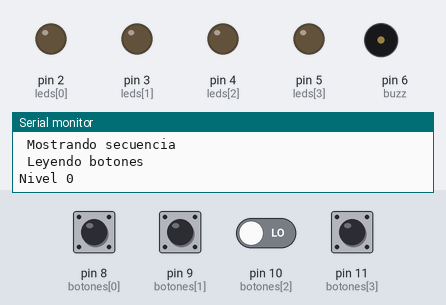
The sketch below on a simulated Arduino Uno, built with avr-gcc and run on an emulated ATmega328P. On the bench: output pins drawn as LEDs (lit = HIGH), buzzer (waves = sounding), the last lines printed to the serial monitor. Dashed ring = blinking. The inputs (shaded band) are chosen by the test bench; at power-on: pin 8 (botones[0]), pin 9 (botones[1]), pin 10 (botones[2]), pin 11 (botones[3]) LOW. Random numbers use the default seed unless the sketch sets one.

Above: at 4.6 s.
4.7 s: pin 8 (botones[0]) pulled HIGH for 0.15 s
At 5.4 s:
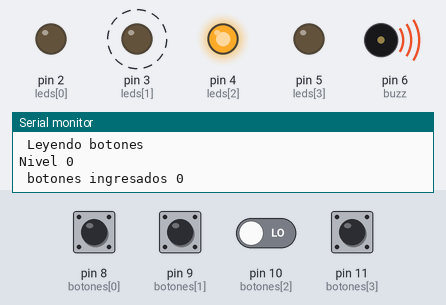
At 6.23 s:
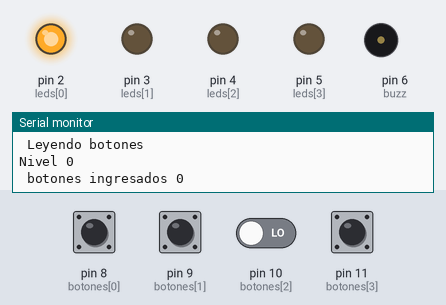
7.8 s: pin 9 (botones[1]) pulled HIGH for 0.15 s
At 8.2 s:
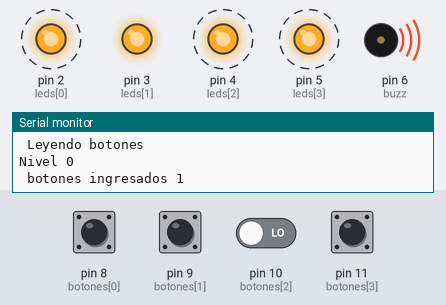
13.8 s: pin 9 (botones[1]) driven HIGH and pin 10 (botones[2]) driven HIGH
Timing chart, 0 to 22.8 s (numbered marks = the images above; inputs shaded):
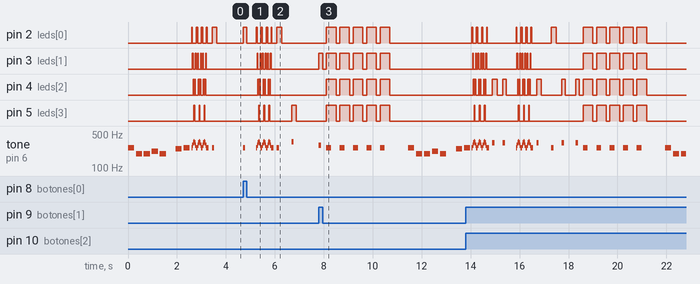

The sketch:

simonSays-TecDig.ino
```cpp
#define NOTE_C4  262
#define NOTE_D4  294
#define NOTE_E4  330
#define NOTE_F4  349
#define NOTE_B3  247
#define NOTE_G3  196
#define NOTE_A3  220

#define LED_ROJO 0
#define LED_AZUL 1
#define LED_VERDE 2
#define LED_AMARILLO 3
#define NUM_LEDS 4
#define MAX_NIVEL 32

 int leds[NUM_LEDS] = {2, 3, 4, 5};
int botones[NUM_LEDS] = {8, 9, 10, 11};
int buzz = 6;

int secuencia[MAX_NIVEL], nivelActual = 0, indiceNivel = 0;
int jugada = 0;
int nuevoJuego = 1;

int notas[] = {
  NOTE_C4, NOTE_D4, NOTE_E4, NOTE_F4
};
int melodia[] = {
  NOTE_C4, NOTE_G3, NOTE_G3, NOTE_A3, NOTE_G3, 0, NOTE_B3, NOTE_C4
};
int duraciones[] = {
  4, 8, 8, 4, 4, 4, 4, 4
};
void setup() {
  int i;

  for (i = 0; i < NUM_LEDS; i++) {
    pinMode(leds[i], OUTPUT);
    pinMode(botones[i], INPUT);
  }

  pinMode(buzz, OUTPUT);
  randomSeed(analogRead(0));
  Serial.begin(9600);
}

void loop() {
  if (nuevoJuego) {
    iniciarNuevoJuego();
  }

  efectoBarrido(30, 2);
  mostrarSecuencia(nivelActual, 200);

  while (!nuevoJuego && indiceNivel <= nivelActual) {
      Serial.println(" Inicio de juego");
      Serial.println(" Mostrando secuencia");
      Serial.println(" Leyendo botones");
	  Serial.println("Nivel " + String(secuencia[indiceNivel]));
      jugada = leerBotones();
      Serial.println(" botones ingresados " + String(jugada));
      encenderLed(jugada);
      delay(150);
      apagarLed(jugada);

    if (secuencia[indiceNivel] != jugada) {
      gameOver();
    } else {
      indiceNivel++;
      delay(400);
    }
  }

  indiceNivel = 0;
  nivelActual++;
}

void encenderLed(int led) {
  digitalWrite(leds[led], HIGH);
  tone(buzz, notas[led], 100);
}

void apagarLed(int led) {
  digitalWrite(leds[led], LOW);
}

void encenderTodos() {
  for (int i = 0; i < NUM_LEDS; i++) {
    digitalWrite(leds[i], HIGH);
  }
}

void apagarTodos() {
  for (int i = 0; i < NUM_LEDS; i++) {
    digitalWrite(leds[i], LOW);
  }
}

void efectoBarrido(int demora, int repeticiones) {
  apagarTodos();

  for (int i = 0; i <= repeticiones; i++) {
    for (int j = 0; j < NUM_LEDS; j++) {
      encenderLed(j);

      if (j != 0) {
        apagarLed(j - 1);
      }

      delay(demora);
    }

    for (int j = NUM_LEDS - 2; j >= 0; j--) {
      encenderLed(j);
      apagarLed(j + 1);
      delay(demora);
    }
  }

  apagarTodos();
}

void gameOver() {
  apagarTodos();
  efectoBaliza(150, 4);
  Serial.println("Game Over");
  nuevoJuego = 1;
  delay(600);

}

void iniciarNuevoJuego() {
  llenarSecuencia();
  nivelActual = 0;
  nuevoJuego = 0;
  ejecutarMelodia();
}

void llenarSecuencia() {
  for (int i = 0; i < MAX_NIVEL; i++) {
    secuencia[i] = random(NUM_LEDS);
  }
}

void mostrarSecuencia(int hasta, int demora) {
  for (int i = 0; i <= hasta; i++) {
    delay(demora);
    encenderLed(secuencia[i]);

    delay(demora);
    apagarLed(secuencia[i]);
    delay(demora);
  }
}

int leerBotones() {

   int btn = -1;
  bool flag = false;btn;
  while (!flag)
  {
    if(digitalRead(botones[LED_ROJO]) && !flag)
    {
      flag = true;
      btn = LED_ROJO;
    }
    if(digitalRead(botones[LED_VERDE]) && !flag)
    {
      flag = true;
      btn = LED_VERDE;
    }
    if(digitalRead(botones[LED_AZUL]) && !flag)
    {
      flag = true;
      btn = LED_AZUL;
    }
    if(digitalRead(botones[LED_AMARILLO]) && !flag)
    {
      flag = true;
      btn = LED_AMARILLO;
    }
  }
 return btn;
}

void ejecutarMelodia() {
  for (int thisNote = 0; thisNote < 8; thisNote++) {
    int noteDuration = 1000 / 4;
    tone(buzz, melodia[thisNote], noteDuration);
    int pauseBetweenNotes = noteDuration * 1.30;
    delay(pauseBetweenNotes);
    noTone(buzz);
  }
}

void efectoBaliza(int demora, int repeticiones) {
  int i;
  for (i = 0; i <= repeticiones; i++) {
    apagarTodos();
    delay(demora);
    encenderTodos();


    tone(buzz, melodia[0], 200);
    delay(250);
    noTone(buzz);


    noTone(buzz);
    delay(demora);
  }
  apagarTodos();
  delay(demora);
}
```

Measured:
- after the input at 4.7 s, pin 2 (leds[0]): goes HIGH 0.15 s, LOW 0.40 s, HIGH 0.03 s, 3 × (LOW 0.15 s, HIGH 0.06 s), LOW 0.20 s, HIGH 0.20 s, then LOW, starting at once; pin 3 (leds[1]): alternates HIGH for 0.03 s and LOW for 0.09 s, 12 changes in all, then stays LOW, starting after 0.58 s
- after the input at 7.8 s, pin 2 (leds[0]): alternates HIGH for 0.40 s and LOW for 0.15 s, 10 changes in all, then stays LOW, starting after 0.30 s; pin 3 (leds[1]): LOW → HIGH at once, then repeats every 0.55 s: LOW 0.15 s, HIGH 0.40 s, until it stays LOW from 10.7 s
- by itself, tone on pin 6 (buzz): plays 262 Hz for 0.25 s, 196 Hz for 0.25 s, 196 Hz for 0.25 s, 220 Hz for 0.25 s, 196 Hz for 0.25 s, 247 Hz for 0.25 s … (27 notes in this stretch)
